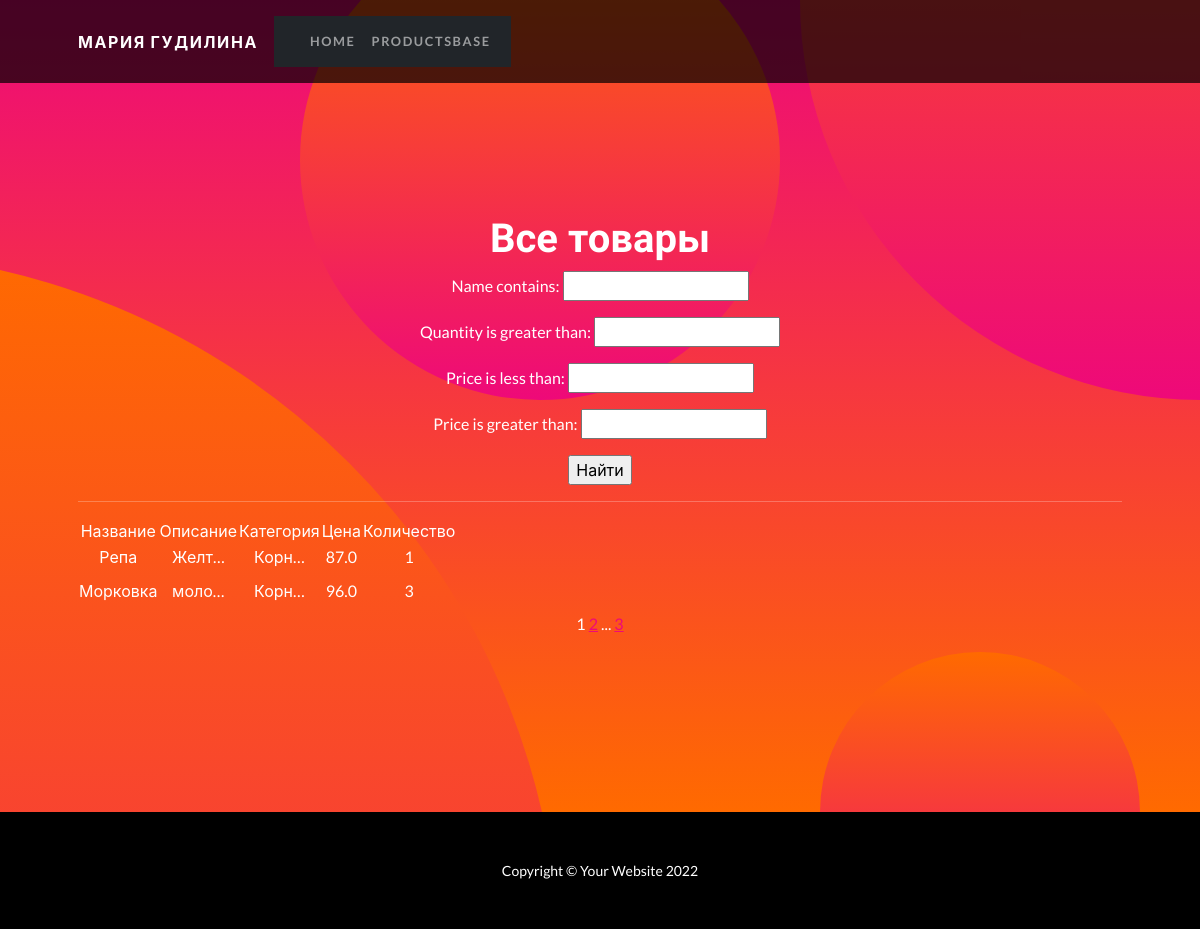
Screenshot of /products/ with the database file from the repository.
### simple/models.py (models this page shows, shortened)
class Product(models.Model):
    name = models.CharField(
        max_length=50,
        unique=True, # названия товаров не должны повторяться
    )
    description = models.TextField()
    quantity = models.IntegerField(
        validators=[MinValueValidator(0)],
    )
    category = models.ForeignKey(
        to='Category',
        on_delete=models.CASCADE,
        related_name='products', # все продукты в категории будут доступны через поле products
    )
    price = models.FloatField(
        validators=[MinValueValidator(0.0)],
    )

class Category(models.Model):
    name = models.CharField(max_length=100, unique=True)

### simple/views.py (the view)
# urls.py: path('', ProductsList.as_view(), name='product_list'),
class ProductsList(ListView):
    model = Product
    ordering = '-name'
    template_name = 'products.html'
    context_object_name = 'products'
    paginate_by = 2
    def get_queryset(self):
        queryset = super().get_queryset()
        self.filterset = ProductFilter(self.request.GET, queryset)
        return self.filterset.qs
    def get_context_data(self, **kwargs):
        context = super().get_context_data(**kwargs)
        context['filterset'] = self.filterset
        return context

### simple/templatetags/custom_filters.py (called while the page is built)
@register.filter()
def currency(value, code='rub'):
   postfix = CURRENCIES_SYMBOLS[code]
   return f'{value} {postfix}'

### simple/templatetags/custom_tags.py (called while the page is built)
@register.simple_tag(takes_context=True)
def url_replace(context, **kwargs):
   d = context['request'].GET.copy()
   for k, v in kwargs.items():
       d[k] = v
   return d.urlencode()

### templates/products.html (shortened to what this page needs)
{% extends 'flatpages/default.html' %}
{% load custom_filters %}
{% load custom_tags %}
{% block content %}
   <h1>Все товары</h1>
   <form action="" method="get">
       {{ filterset.form.as_p }}
       <input type="submit" value="Найти" />
   </form>
   <hr>
   {% if products %}
       <table>
           <tr>
               <td>Название    </td>
               <td>Описание    </td>
               <td>Категория     </td>
               <td>Цена        </td>
               <td>Количество  </td>
           </tr>
           {% for product in products %}
           <tr>
               <td> {{ product.name }}<h1>   </h1></td>
               <td>{{ product.description|truncatechars:5 }}<h1>   </h1></td>
               <td>{{ product.category.name|truncatechars:5 }}<h1>        </h1></td>
               <td>{{ product.price|currency:"rub"}}<h1>     </h1></td>
               <td>{{ product.quantity }}<h1>      </h1></td>
           </tr>
           {% endfor %}
       </table>
   {% else %}
       <h2>Товаров нет!</h2>
   {% endif %}
   {{ page_obj.number }}
   {% if page_obj.has_next %}
       <a href="?{% url_replace page=page_obj.next_page_number %}">{{ page_obj.next_page_number }}</a>
       {% if paginator.num_pages != page_obj.next_page_number %}
           ...
           <a href="?{% url_replace page=page_obj.paginator.num_pages %}">{{ page_obj.paginator.num_pages }}</a>
       {% endif %}
   {% endif %}
{% endblock content %}

### templates/flatpages/default.html (shortened to what this page needs)
<!DOCTYPE html>
<html lang="en">
    <head>
        {% load static %}
        <link href="{% static 'css/styles.css' %}" rel="stylesheet" />
    </head>
    <body id="page-top">
        <nav class="navbar navbar-expand-lg navbar-dark navbar-custom fixed-top">
            <div class="container px-5">
                <a class="navbar-brand" href="#page-top">Мария Гудилина</a>
                <div class="collapse navbar-collapse" id="navbarResponsive">
                    <nav class="navbar navbar-expand-lg navbar-dark bg-dark static-top">
                        <div class="container">
                            <div class="collapse navbar-collapse" >
                                <ul class="navbar-nav ml-auto">
                                    <li class="nav-item active">
                                        <a class="nav-link" href="/default/">Home
                                        </a>
                                    </li>
                                    <li class="nav-item">
                                        <a class="nav-link" href="/products/">ProductsBase</a>
                                    </li>
                                </ul>
                            </div>
                        </div>
                    </nav>
                </div>
            </div>
        </nav>
        <header class="masthead text-center text-white">
            <div class="masthead-content">
                <div class="container px-5">
                    {% block content %}{% endblock content %}
                </div>
            </div>
            <div class="bg-circle-1 bg-circle"></div>
            <div class="bg-circle-2 bg-circle"></div>
            <div class="bg-circle-3 bg-circle"></div>
            <div class="bg-circle-4 bg-circle"></div>
        </header>
        <footer class="py-5 bg-black">
            <div class="container px-5"><p class="m-0 text-center text-white small">Copyright &copy; Your Website 2022</p></div>
        </footer>
    </body>
</html>

### rows the page displays
Product: name "Репа", description "Желт…", category.name "Корн…", price "87.0", quantity "1"
Product: name "Морковка", description "моло…", category.name "Корн…", price "96.0", quantity "3"

### other values shown
{{ page_obj.number }} "1"
{{ page_obj.next_page_number }} "2"
{{ page_obj.paginator.num_pages }} "3"
